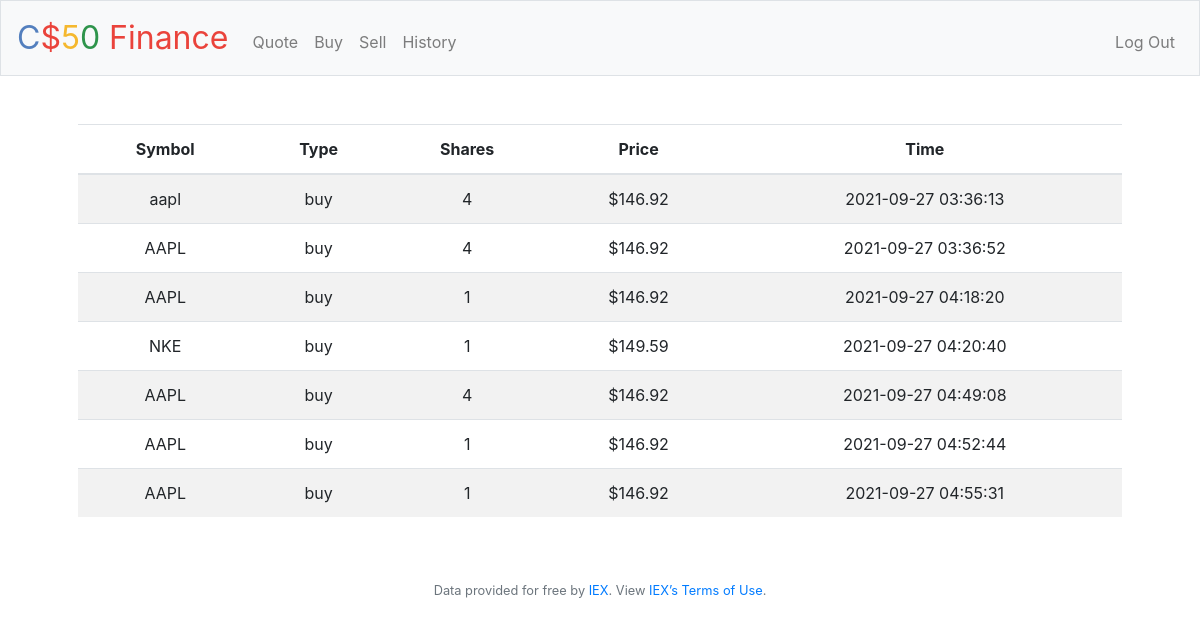
The app's page /history (signed in) with its own data.
### tables this page shows
CREATE TABLE transactions ( id INTEGER PRIMARY KEY AUTOINCREMENT, user_id INTEGER NOT NULL, name TEXT NOT NULL, shares INTEGER NOT NULL, price NUMERIC NOT NULL, type TEXT NOT NULL, symbol TEXT NOT NULL, time TIMESTAMP DEFAULT CURRENT_TIMESTAMP,  FOREIGN KEY(user_id) REFERENCES users(id));

### application.py (the view)
@app.route("/history")
@login_required
def history():
    user = session["user_id"]
    history = db.execute("SELECT type, symbol, price, shares, time FROM transactions WHERE user_id = ?", user)
    return render_template("history.html", history=history)

### application.py (called while the page is built)
@app.after_request
def after_request(response):
    response.headers["Cache-Control"] = "no-cache, no-store, must-revalidate"
    response.headers["Expires"] = 0
    response.headers["Pragma"] = "no-cache"
    return response

### helpers.py (called while the page is built)
def login_required(f):
    @wraps(f)
    def decorated_function(*args, **kwargs):
        if session.get("user_id") is None:
            return redirect("/login")
        return f(*args, **kwargs)
    return decorated_function

### templates/history.html (shortened to what this page needs)
{% extends "layout.html" %}
{% block main %}
    <table class="table table-striped">
        <thead>
            <tr>
                <th>Symbol</th>
                <th>Type</th>
                <th>Shares</th>
                <th>Price</th>
                <th>Time</th>
            </tr>
        </thead>
        <tbody>
            {% for histor in history %}
            <tr>
                <td> {{ histor["symbol"] }} </td>
                <td> {{ histor["type"] }} </td>
                <td> {{ histor["shares"] }} </td>
                <td> ${{ histor["price"] }} </td>
                <td> {{ histor["time"] }} </td>
            </tr>
            {% endfor %}
        </tbody>
    </table>
{% endblock %}

### records on screen
transactions: symbol "aapl", type "buy", shares "4", price "146.92", time "2021-09-27 03:36:13"
transactions: symbol "AAPL", type "buy", shares "4", price "146.92", time "2021-09-27 03:36:52"
transactions: symbol "AAPL", type "buy", shares "1", price "146.92", time "2021-09-27 04:18:20"
transactions: symbol "NKE", type "buy", shares "1", price "149.59", time "2021-09-27 04:20:40"
transactions: symbol "AAPL", type "buy", shares "4", price "146.92", time "2021-09-27 04:49:08"
transactions: symbol "AAPL", type "buy", shares "1", price "146.92", time "2021-09-27 04:52:44"
transactions: symbol "AAPL", type "buy", shares "1", price "146.92", time "2021-09-27 04:55:31"
